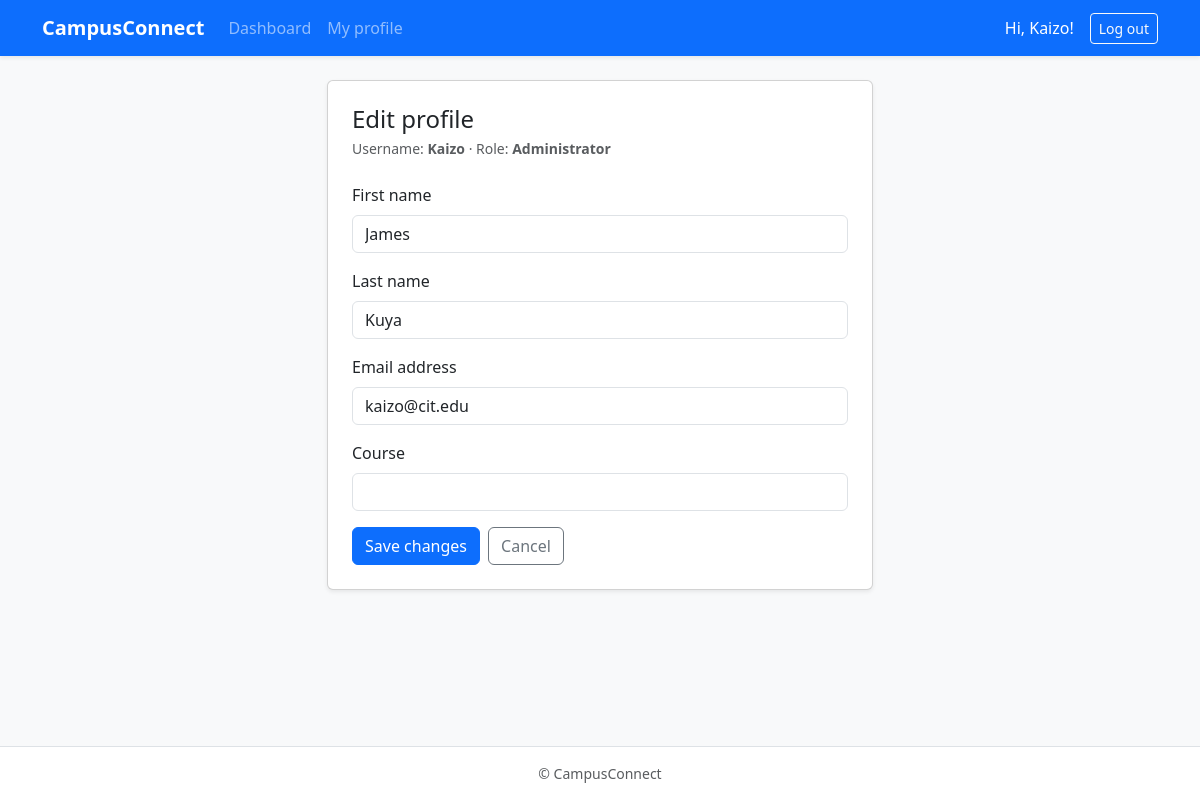
Page /accounts/profile/ (signed in) on the committed database.
### accounts/models.py (models this page shows)
class CustomUser(AbstractUser):
    class Role(models.TextChoices):
        STUDENT = "STUDENT", "Student"
        ADMIN = "ADMIN", "Administrator"
        INSTRUCTOR = "INSTRUCTOR", "Instructor"
    role = models.CharField(
        max_length=20,
        choices=Role.choices,
        default=Role.STUDENT
    )
    course = models.CharField(max_length=100, blank=True)

### accounts/views.py (the view)
# urls.py: path("profile/", ProfileUpdateView.as_view(), name="profile"),
class ProfileUpdateView(LoginRequiredMixin, SuccessMessageMixin, UpdateView):
    form_class = ProfileUpdateForm
    template_name = "accounts/profile.html"
    success_url = reverse_lazy("profile")
    success_message = "Your profile was updated successfully."
    def get_object(self, queryset=None):
        return self.request.user

### accounts/forms.py
class ProfileUpdateForm(BootstrapFormMixin, forms.ModelForm):
    class Meta:
        model = CustomUser
        fields = ("first_name", "last_name", "email", "course")

### templates/accounts/profile.html (shortened to what this page needs)
{% extends "base.html" %}
{% block content %}
<div class="row justify-content-center">
  <div class="col-md-8 col-lg-6">
    <div class="card shadow-sm">
      <div class="card-body p-4">
        <h2 class="h4 mb-1">Edit profile</h2>
        <p class="text-muted small mb-4">
          Username: <strong>{{ user.username }}</strong> &middot; Role: <strong>{{ user.get_role_display }}</strong>
        </p>
        <form method="post" novalidate>
          {% include "partials/form_fields.html" %}
          <div class="d-flex gap-2">
            <button type="submit" class="btn btn-primary">Save changes</button>
            <a href="{% url 'dashboard' %}" class="btn btn-outline-secondary">Cancel</a>
          </div>
        </form>
      </div>
    </div>
  </div>
</div>
{% endblock %}

### templates/base.html (shortened to what this page needs)
<!DOCTYPE html>
<html lang="en">
<head>
  <link rel="stylesheet"
        href="https://cdn.jsdelivr.net/npm/bootstrap@5.3.3/dist/css/bootstrap.min.css"
>
</head>
<body class="bg-light d-flex flex-column min-vh-100">
  <nav class="navbar navbar-expand-md navbar-dark bg-primary shadow-sm">
    <div class="container">
      <a class="navbar-brand fw-bold" href="{% url 'dashboard' %}">CampusConnect</a>
      <div class="collapse navbar-collapse" id="mainNav">
        <ul class="navbar-nav me-auto">
          {% if user.is_authenticated %}
            <li class="nav-item"><a class="nav-link" href="{% url 'dashboard' %}">Dashboard</a></li>
            <li class="nav-item"><a class="nav-link" href="{% url 'profile' %}">My profile</a></li>
          {% endif %}
        </ul>
        <div class="d-flex align-items-center gap-2">
          {% if user.is_authenticated %}
            <span class="navbar-text text-white me-2">Hi, {{ user.username }}!</span>
            <form method="post" action="{% url 'logout' %}" class="m-0">
              <button type="submit" class="btn btn-outline-light btn-sm">Log out</button>
            </form>
          {% else %}
            <a class="btn btn-outline-light btn-sm" href="{% url 'login' %}">Log in</a>
            <a class="btn btn-light btn-sm" href="{% url 'signup' %}">Sign up</a>
          {% endif %}
        </div>
      </div>
    </div>
  </nav>
  <main class="container my-4 flex-grow-1">
    {% block content %}{% endblock %}
  </main>
  <footer class="text-center text-muted small py-3 border-top bg-white">
    &copy; CampusConnect
  </footer>
</body>
</html>

### templates/partials/form_fields.html (shortened to what this page needs)
{% for field in form %}
  <div class="mb-3">
    <label for="{{ field.id_for_label }}" class="form-label">{{ field.label }}</label>
    {{ field }}
  </div>
{% endfor %}

### rows in the picture
CustomUser: username "Kaizo", role "Administrator", form "James" "Kuya" "kaizo@cit.edu"

### other values in the picture
{{ field.label }} "First name" "Last name" "Email address" "Course"
